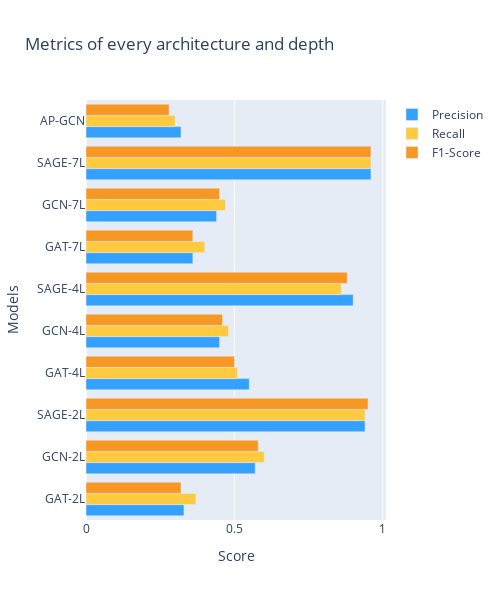

Notebook code cell kept with this figure:
### Code cell
models = ['GAT-2L', 'GCN-2L', 'SAGE-2L', 'GAT-4L', 'GCN-4L', 'SAGE-4L', 'GAT-7L', 'GCN-7L', 'SAGE-7L', 'AP-GCN'] 
precisions = [0.33, 0.57, 0.94, 0.55, 0.45, 0.90, 0.36, 0.44, 0.96, 0.32]
recalls = [0.37, 0.60, 0.94, 0.51, 0.48, 0.86, 0.40, 0.47, 0.96, 0.30]
f1scores = [0.32, 0.58, 0.95, 0.50, 0.46, 0.88, 0.36, 0.45, 0.96, 0.28]

fig = go.Figure()

fig.add_trace(go.Bar(
    y=models,
    x=precisions,
    name='Precision',
    marker_color='rgb(51,161,253)',
    orientation='h'
))

fig.add_trace(go.Bar(
    y=models,
    x=recalls,
    name='Recall',
    marker_color='rgb(253,202,64)',
    orientation='h'
))

fig.add_trace(go.Bar(
    y=models,
    x=f1scores,
    name='F1-Score',
    marker_color='rgb(247,152,36)',
    orientation='h'
))


# Here we modify the tickangle of the xaxis, resulting in rotated labels.
fig.update_layout(
    barmode='group',
    title='Metrics of every architecture and depth',
    xaxis_title='Score',
    yaxis_title='Models',
    width=500,
    height=600
    )
fig.show()

### Figure 1 — Plotly figure (JSON) as saved in the notebook; plotly's stock layout.template omitted (floating-point values rounded to 4 significant figures)
{"data": [{"marker": {"color": "rgb(51,161,253)"}, "name": "Precision", "orientation": "h", "type": "bar", "x": [0.33, 0.57, 0.94, 0.55, 0.45, 0.9, 0.36, 0.44, 0.96, 0.32], "y": ["GAT-2L", "GCN-2L", "SAGE-2L", "GAT-4L", "GCN-4L", "SAGE-4L", "GAT-7L", "GCN-7L", "SAGE-7L", "AP-GCN"]}, {"marker": {"color": "rgb(253,202,64)"}, "name": "Recall", "orientation": "h", "type": "bar", "x": [0.37, 0.6, 0.94, 0.51, 0.48, 0.86, 0.4, 0.47, 0.96, 0.3], "y": ["GAT-2L", "GCN-2L", "SAGE-2L", "GAT-4L", "GCN-4L", "SAGE-4L", "GAT-7L", "GCN-7L", "SAGE-7L", "AP-GCN"]}, {"marker": {"color": "rgb(247,152,36)"}, "name": "F1-Score", "orientation": "h", "type": "bar", "x": [0.32, 0.58, 0.95, 0.5, 0.46, 0.88, 0.36, 0.45, 0.96, 0.28], "y": ["GAT-2L", "GCN-2L", "SAGE-2L", "GAT-4L", "GCN-4L", "SAGE-4L", "GAT-7L", "GCN-7L", "SAGE-7L", "AP-GCN"]}], "layout": {"barmode": "group", "height": 600, "title": {"text": "Metrics of every architecture and depth"}, "width": 500, "xaxis": {"title": {"text": "Score"}}, "yaxis": {"title": {"text": "Models"}}}}
